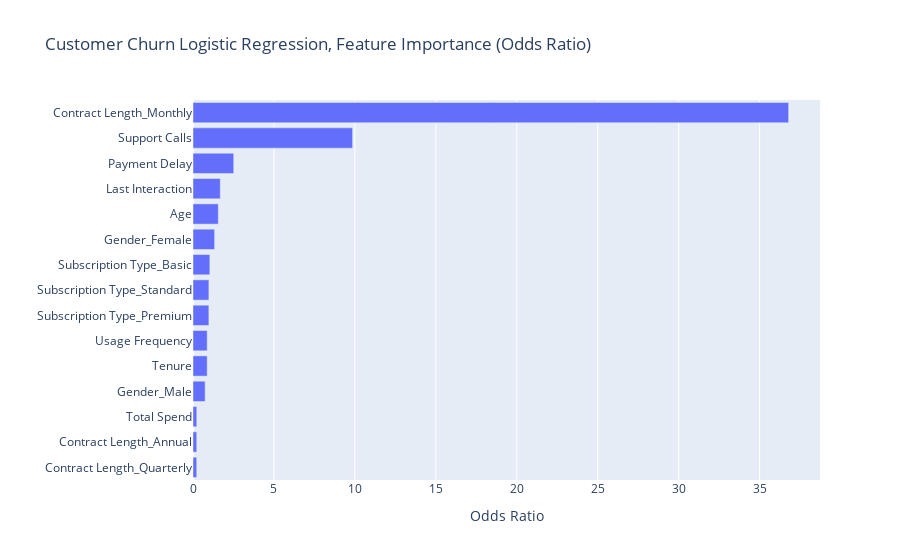

Notebook code cell kept with this figure:
### Code cell
plt.Figure(figsize=(15,10))
fig = px.bar(
    data_frame=odds_ratios, 
    x=odds_ratios.values, 
    y=odds_ratios.index,
    title="Customer Churn Logistic Regression, Feature Importance (Odds Ratio)"
)

fig.update_layout(xaxis_title='Odds Ratio', yaxis_title='')
fig.show()

### Figure 1 — Plotly figure (JSON) as saved in the notebook; plotly's stock layout.template omitted (floating-point values rounded to 4 significant figures)
{"data": [{"alignmentgroup": "True", "hovertemplate": "x=%{x}<br>index=%{y}<extra></extra>", "legendgroup": "", "marker": {"color": "#636efa", "pattern": {"shape": ""}}, "name": "", "offsetgroup": "", "orientation": "h", "showlegend": false, "textposition": "auto", "type": "bar", "x": [0.2307, 0.2316, 0.2334, 0.7492, 0.8768, 0.8773, 0.9803, 0.9813, 1.04, 1.335, 1.563, 1.684, 2.516, 9.86, 36.79], "xaxis": "x", "y": ["Contract Length_Quarterly", "Contract Length_Annual", "Total Spend", "Gender_Male", "Tenure", "Usage Frequency", "Subscription Type_Premium", "Subscription Type_Standard", "Subscription Type_Basic", "Gender_Female", "Age", "Last Interaction", "Payment Delay", "Support Calls", "Contract Length_Monthly"], "yaxis": "y"}], "layout": {"barmode": "relative", "legend": {"tracegroupgap": 0}, "title": {"text": "Customer Churn Logistic Regression, Feature Importance (Odds Ratio)"}, "xaxis": {"anchor": "y", "domain": [0, 1], "title": {"text": "Odds Ratio"}}, "yaxis": {"anchor": "x", "domain": [0, 1], "title": {"text": ""}}}}
